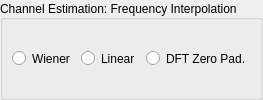
        <widget class="QGroupBox" name="ButtonGroupChanEstFreqInt">
         <property name="sizePolicy">
          <sizepolicy hsizetype="Minimum" vsizetype="Minimum">
           <horstretch>0</horstretch>
           <verstretch>0</verstretch>
          </sizepolicy>
         </property>
         <property name="title">
          <string>Channel Estimation: Frequency Interpolation</string>
         </property>
         <property name="alignment">
          <set>Qt::AlignLeading|Qt::AlignLeft|Qt::AlignVCenter</set>
         </property>
         <layout class="QHBoxLayout" name="_19">
          <property name="spacing">
           <number>6</number>
          </property>
          <property name="margin">
           <number>9</number>
          </property>
          <item>
           <widget class="QRadioButton" name="RadioButtonFreqWiener">
            <property name="sizePolicy">
             <sizepolicy hsizetype="Minimum" vsizetype="Minimum">
              <horstretch>0</horstretch>
              <verstretch>0</verstretch>
             </sizepolicy>
            </property>
            <property name="text">
             <string>Wiener</string>
            </property>
           </widget>
          </item>
          <item>
           <widget class="QRadioButton" name="RadioButtonFreqLinear">
            <property name="sizePolicy">
             <sizepolicy hsizetype="Minimum" vsizetype="Minimum">
              <horstretch>0</horstretch>
              <verstretch>0</verstretch>
             </sizepolicy>
            </property>
            <property name="text">
             <string>Linear</string>
            </property>
           </widget>
          </item>
          <item>
           <widget class="QRadioButton" name="RadioButtonFreqDFT">
            <property name="sizePolicy">
             <sizepolicy hsizetype="Minimum" vsizetype="Minimum">
              <horstretch>0</horstretch>
              <verstretch>0</verstretch>
             </sizepolicy>
            </property>
            <property name="text">
             <string>DFT Zero Pad.</string>
            </property>
           </widget>
          </item>
         </layout>
        </widget>
